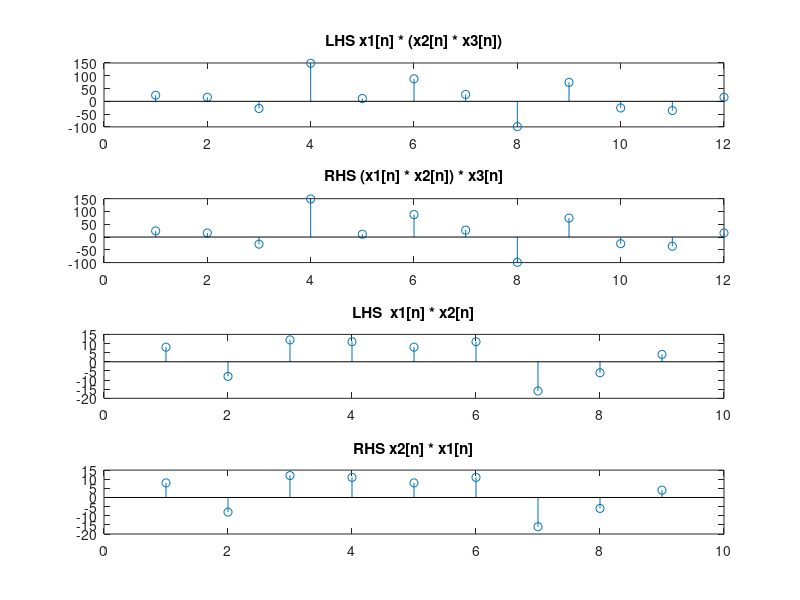

The MATLAB source for this figure:
%Task9
clc
clear all
X1=[2 -3 3 4 -2];
X2=[4 2 3 -1 -2];
X3=[3 5 -3 4];
% x1[n] * (x2[n] * x3[n]) = (x1[n] * x2[n]) * x3[n]  
x2x3=conv(X2,X3);
LHS=conv(X1,x2x3);
% now RHS
x1x2=conv(X1,X2);
RHS=conv(x1x2,X3);
subplot(4,1,1);
stem(LHS);
title('LHS x1[n] * (x2[n] * x3[n])');
subplot(4,1,2);
stem(RHS);
title(' RHS (x1[n] * x2[n]) * x3[n] ');
%Another express : x1[n] * x2[n]= x2[n] * x1[n] 
LHS2=conv(X1,X2);
RHS2=conv(X2,X1);
subplot(4,1,3);
stem(LHS2);
title('LHS  x1[n] * x2[n]');
subplot(4,1,4);
stem(RHS2);
title(' RHS x2[n] * x1[n] ');

